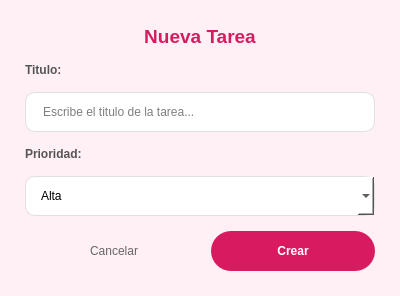
<?xml version="1.0" encoding="UTF-8"?>
<ui version="4.0">
 <class>NuevaTareaDialog</class>
 <widget class="QDialog" name="NuevaTareaDialog">
  <property name="geometry">
   <rect>
    <x>0</x>
    <y>0</y>
    <width>400</width>
    <height>280</height>
   </rect>
  </property>
  <property name="windowTitle">
   <string>Nueva Tarea</string>
  </property>
  <property name="styleSheet">
   <string notr="true">QDialog {
    background-color: #FFF0F5;
}</string>
  </property>
  <layout class="QVBoxLayout" name="mainLayout">
   <property name="spacing">
    <number>15</number>
   </property>
   <property name="leftMargin">
    <number>25</number>
   </property>
   <property name="topMargin">
    <number>25</number>
   </property>
   <property name="rightMargin">
    <number>25</number>
   </property>
   <property name="bottomMargin">
    <number>25</number>
   </property>
   <item>
    <widget class="QLabel" name="lblTitulo">
     <property name="font">
      <font>
       <family>Segoe UI</family>
       <pointsize>14</pointsize>
       <weight>75</weight>
       <bold>true</bold>
      </font>
     </property>
     <property name="styleSheet">
      <string notr="true">color: #D81B60;</string>
     </property>
     <property name="text">
      <string>Nueva Tarea</string>
     </property>
     <property name="alignment">
      <set>Qt::AlignCenter</set>
     </property>
    </widget>
   </item>
   <item>
    <widget class="QLabel" name="lblNombre">
     <property name="styleSheet">
      <string notr="true">font-weight: bold; color: #555;</string>
     </property>
     <property name="text">
      <string>Titulo:</string>
     </property>
    </widget>
   </item>
   <item>
    <widget class="QLineEdit" name="inputTitulo">
     <property name="minimumSize">
      <size>
       <width>0</width>
       <height>40</height>
      </size>
     </property>
     <property name="styleSheet">
      <string notr="true">
QLineEdit {
    border: 1px solid #E0E0E0;
    border-radius: 10px;
    padding-left: 15px;
    background-color: white;
}
QLineEdit:focus { border: 1px solid #D81B60; }
      </string>
     </property>
     <property name="placeholderText">
      <string>Escribe el titulo de la tarea...</string>
     </property>
    </widget>
   </item>
   <item>
    <widget class="QLabel" name="lblPrioridad">
     <property name="styleSheet">
      <string notr="true">font-weight: bold; color: #555;</string>
     </property>
     <property name="text">
      <string>Prioridad:</string>
     </property>
    </widget>
   </item>
   <item>
    <widget class="QComboBox" name="comboPrioridad">
     <property name="minimumSize">
      <size>
       <width>0</width>
       <height>40</height>
      </size>
     </property>
     <property name="styleSheet">
      <string notr="true">
QComboBox {
    border: 1px solid #E0E0E0;
    border-radius: 10px;
    padding-left: 15px;
    background-color: white;
}
      </string>
     </property>
     <item>
      <property name="text">
       <string>Alta</string>
      </property>
     </item>
     <item>
      <property name="text">
       <string>Media</string>
      </property>
     </item>
     <item>
      <property name="text">
       <string>Baja</string>
      </property>
     </item>
    </widget>
   </item>
   <item>
    <layout class="QHBoxLayout" name="layoutBotones">
     <item>
      <spacer name="spacer">
       <property name="orientation">
        <enum>Qt::Horizontal</enum>
       </property>
      </spacer>
     </item>
     <item>
      <widget class="QPushButton" name="btnCancelar">
       <property name="minimumSize">
        <size>
         <width>100</width>
         <height>40</height>
        </size>
       </property>
       <property name="styleSheet">
        <string notr="true">
QPushButton {
    background-color: transparent;
    color: #666;
    border-radius: 20px;
}
QPushButton:hover { background-color: #F0F0F0; }
        </string>
       </property>
       <property name="text">
        <string>Cancelar</string>
       </property>
      </widget>
     </item>
     <item>
      <widget class="QPushButton" name="btnCrear">
       <property name="minimumSize">
        <size>
         <width>100</width>
         <height>40</height>
        </size>
       </property>
       <property name="styleSheet">
        <string notr="true">
QPushButton {
    background-color: #D81B60;
    color: white;
    border-radius: 20px;
    font-weight: bold;
}
QPushButton:hover { background-color: #C2185B; }
        </string>
       </property>
       <property name="text">
        <string>Crear</string>
       </property>
      </widget>
     </item>
    </layout>
   </item>
  </layout>
 </widget>
 <resources/>
 <connections>
  <connection>
   <sender>btnCancelar</sender>
   <signal>clicked()</signal>
   <receiver>NuevaTareaDialog</receiver>
   <slot>reject()</slot>
   <hints>
    <hint type="sourcelabel"><x>200</x><y>250</y></hint>
    <hint type="destinationlabel"><x>200</x><y>140</y></hint>
   </hints>
  </connection>
  <connection>
   <sender>btnCrear</sender>
   <signal>clicked()</signal>
   <receiver>NuevaTareaDialog</receiver>
   <slot>accept()</slot>
   <hints>
    <hint type="sourcelabel"><x>320</x><y>250</y></hint>
    <hint type="destinationlabel"><x>200</x><y>140</y></hint>
   </hints>
  </connection>
 </connections>
</ui>
